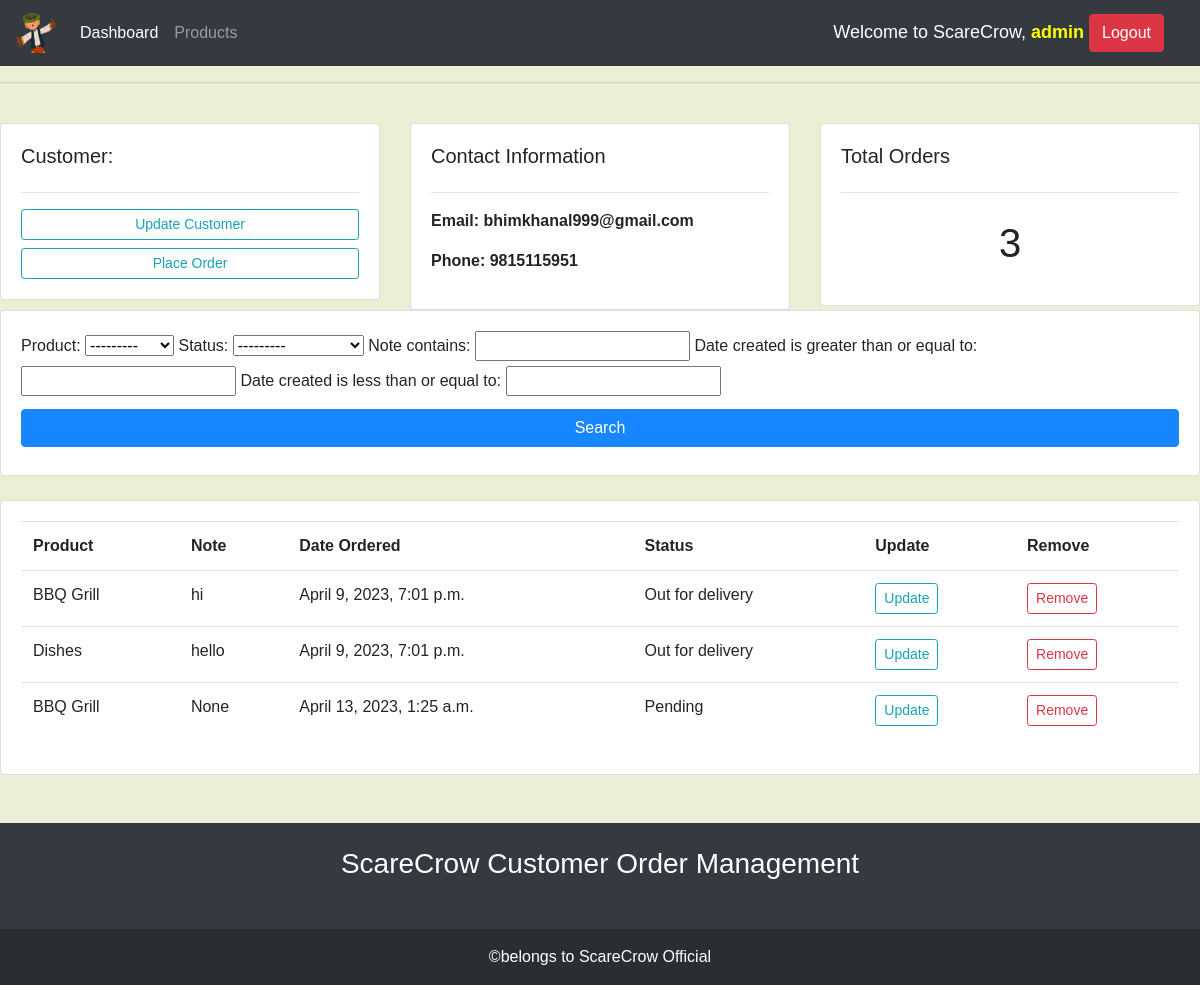
The app's page /customer/1/ (signed in) with its own data.
### accounts/models.py (models this page shows, shortened)
class Customer(models.Model):
    user=models.OneToOneField(User,null=True,blank=True,on_delete=models.CASCADE)
    name=models.CharField(max_length=200,null=True)
    phone=models.CharField(max_length=200,null=True)
    email=models.CharField(max_length=200,null=True)
    profile_pic = models.ImageField( default="logo.png",null=True, blank=True)
    date_created=models.DateTimeField(auto_now_add=True)

class Order(models.Model):
   STATUS=(
      ('Pending','Pending'),
       ('Out for delivery','Out for delivery'),
      ('Delivered','Delivered'),
   )
   customer=models.ForeignKey(Customer,null=True,on_delete=models.SET_NULL)
   product=models.ForeignKey(Product,null=True,on_delete=models.SET_NULL)
   date_created=models.DateTimeField(auto_now_add=True)
   status=models.CharField(max_length=200,null=True,choices=STATUS)
   note=models.CharField(max_length=1000,null=True)

class Product(models.Model):
    CATEGORY=(
        ('Indoor','Indoor'),
        ('Out Door','Out Door'),
    )
    name=models.CharField(max_length=200,null=True)
    price=models.FloatField(null=True)
    category=models.CharField(max_length=200,null=True,choices=CATEGORY)
    description=models.CharField(max_length=200,null=True,blank=True)
    date_created=models.DateTimeField(auto_now_add=True)
    tags=models.ManyToManyField(Tag)
    def __str__(self):
        return self.name

### accounts/decorators.py (the view)
        def wrapper_func(request, *args, **kwargs):
            print('working:' + str(allowed_roles))
            group = None
            if request.user.groups.exists():
                group = request.user.groups.all()[0].name
            if group in allowed_roles:
                return view_func(request, *args, **kwargs)
            else:
                return redirect('login') # change this line

### accounts/views.py (called while the page is built)
@login_required(login_url='login')
@allowed_users(allowed_roles=['admin'])
def customer(request,pk_test):
    customer=Customer.objects.get(id=pk_test)
    orders=customer.order_set.all()
    orders_count=orders.count()
    myFilter=OrderFilter(request.GET,queryset=orders)
    orders=myFilter.qs
    context={'customer':customer,'orders':orders,'orders_count':orders_count,'myFilter':myFilter}
    return render(request, 'accounts/customer.html',context)

### accounts/templates/accounts/customer.html
{% extends 'accounts/main.html' %}
{% block title %}| Customer{% endblock %} {% block content %}
<br />
<div class="row">
  <div class="col-md">
    <div class="card card-body">
      <h5>Customer:</h5>
      <hr />
      <a href="" class="btn btn-outline-info btn-sm btn-block"
        >Update Customer</a
      >
      <a
        href="{% url 'create_order' customer.id%}"
        class="btn btn-outline-info btn-sm btn-block"
        >Place Order</a
      >
    </div>
  </div>
  <div class="col-md">
    <div class="card card-body">
      <h5>Contact Information</h5>
      <hr />
      <p>
        <strong>Email: {{ customer.email }} </strong>
      </p>
      <p>
        <strong>Phone: {{ customer.phone }} </strong>
      </p>
    </div>
  </div>
  <div class="col-md">
    <div class="card card-body">
      <h5>Total Orders</h5>
      <hr />
      <h1 style="text-align: center; padding: 10px">{{ orders.count}}</h1>
    </div>
  </div>
</div>
<div class="row">
  <div class="col-md">
    <div class="card card-body">
      <form action="" method="get">
        {{myFilter.form}}
        <button class="btn btn-primary" type="submit">Search</button>
      </form>
    </div>
  </div>
</div>
<br />
<div class="row">
  <div class="col-md">
    <div class="card card-body">
      <table class="table table-md">
        <tr>
          <th>Product</th>
          <th>Note</th>
          <th>Date Ordered</th>
          <th>Status</th>
          <th>Update</th>
          <th>Remove</th>
        </tr>
        {% for order in orders %}
        <tr>
          <td>{{ order.product }}</td>
          <td>{{ order.note }}</td>
          <td>{{ order.date_created }}</td>
          <td>{{ order.status }}</td>
          <td>
            <a href="" class="btn btn-outline-info btn-sm">Update</a>
          </td>
          <td>
            <a href="" class="btn btn-outline-danger btn-sm">Remove</a>
          </td>
        </tr>
        {% endfor %}
      </table>
    </div>
  </div>
</div>
{% endblock content %}

### accounts/templates/accounts/main.html (shortened to what this page needs)
{% load static %}
<!DOCTYPE html>
<html lang="en">
  <head>
    <link
      rel="stylesheet"
      href="https://cdn.jsdelivr.net/npm/bootstrap@4.0.0/dist/css/bootstrap.min.css"
    />
    <link rel="stylesheet" href="{%static 'css/main.css'%}" />
    <link rel="stylesheet" href="{%static 'css/delete.css'%}" />
  </head>
  <body>
    <nav class="navbar navbar-expand-lg navbar-dark bg-dark">
      <a class="navbar-brand" href="{% url 'home' %}">
        <img
          src="{%static 'images/logo3.png'%}"
          alt="e-commerce"
          style="height: 40px; width: 40px"
      /></a>
      <div class="collapse navbar-collapse" id="navbarNav">
        <ul class="navbar-nav">
          {% if request.user.is_staff%}
          <li class="nav-item active">
            <a class="nav-link" href="{% url 'home' %}">Dashboard</a>
          </li>
          <li class="nav-item">
            <a class="nav-link" href="{% url 'products'%}">Products</a>
          </li>
           {% endif %}
        </ul>
      </div>
      <span  style="font-size:18px;color:#fff;margin-right:20px;">
       Welcome to ScareCrow, <b style="color:yellow;">{{user.username}}</b>
      <span>
        <a href="{% url 'logout' %}" class="btn btn-danger">Logout</a>
      </span>
    </nav>
    <hr />
    {% block content %}{% endblock content %}
    <br />
    <br />
    <footer class="bg-dark text-center text-white">
      <div class="container p-4 pb-0">
        <section class="mb-4">
          <h3>ScareCrow Customer Order Management</h3>
        </section>
      </div>
      <div class="text-center p-3" style="background-color: rgba(0, 0, 0, 0.2)">
        ©belongs to
        <a class="text-white" href="https://mdbootstrap.com/"
          >ScareCrow Official</a
        >
      </div>
    </footer>
  </body>
</html>

### static/css/main.css (style rules this page uses)
body { background-color: #ebefd5; }

### static/css/delete.css (style rules this page uses)
body { font-family: Arial, Helvetica, sans-serif; }
* { box-sizing: border-box; }
button { background-color: #04aa6d; color: white; padding: 14px 20px; margin: 8px 0; border: none; cursor: pointer; width: 100%; opacity: 0.9; }
.container { padding: 16px; text-align: center; }

### records on screen
Customer: email "bhimkhanal999@gmail.com", phone "9815115951"
Order: product "BBQ Grill", note "hi", date_created "April 9, 2023, 7:01 p.m.", status "Out for delivery"
Order: product "Dishes", note "hello", date_created "April 9, 2023, 7:01 p.m.", status "Out for delivery"
Order: product "BBQ Grill", note "None", date_created "April 13, 2023, 1:25 a.m.", status "Pending"

### other values on screen
{{ user.username }} "admin"
{{ orders.count }} "3"
